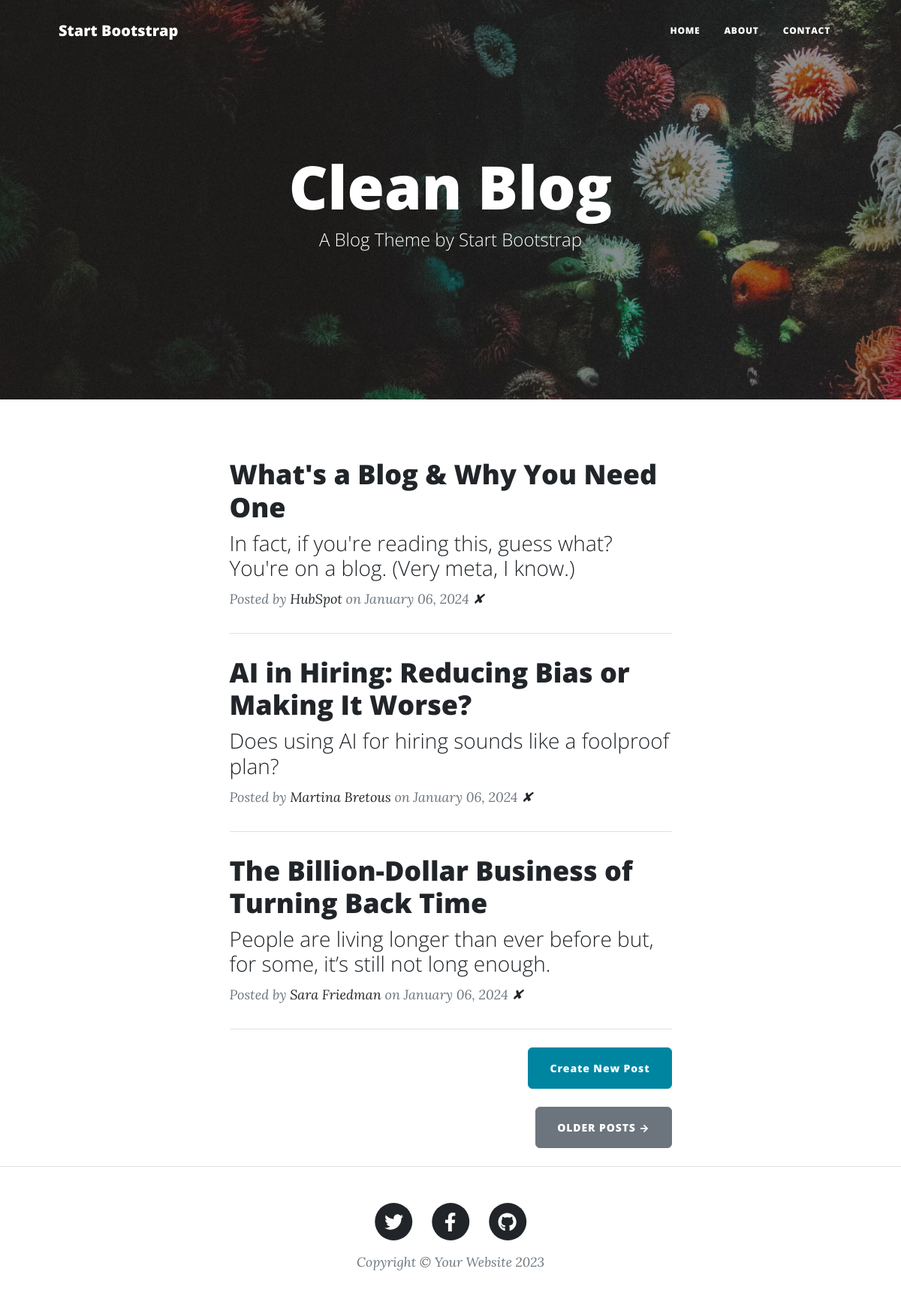
The page / on the database its author committed.
### main.py (models this page shows)
class BlogPost(db.Model):
    id = db.Column(db.Integer, primary_key=True)
    title = db.Column(db.String(250), unique=True, nullable=False)
    subtitle = db.Column(db.String(250), nullable=False)
    date = db.Column(db.String(250), nullable=False)
    body = db.Column(db.Text, nullable=False)
    author = db.Column(db.String(250), nullable=False)
    img_url = db.Column(db.String(250), nullable=False)

### main.py (the view)
@app.route('/', methods=['GET'])
def get_all_posts():
    result = db.session.execute(db.select(BlogPost))
    posts = result.scalars().all()
    return render_template("index.html", all_posts=posts)

### templates/index.html
{% include "header.html" %}
<header
  class="masthead"
  style="background-image: url('../static/assets/img/home-bg.jpg')"
>
  <div class="container position-relative px-4 px-lg-5">
    <div class="row gx-4 gx-lg-5 justify-content-center">
      <div class="col-md-10 col-lg-8 col-xl-7">
        <div class="site-heading">
          <h1>Clean Blog</h1>
          <span class="subheading">A Blog Theme by Start Bootstrap</span>
        </div>
      </div>
    </div>
  </div>
</header>
<div class="container px-4 px-lg-5">
  <div class="row gx-4 gx-lg-5 justify-content-center">
    <div class="col-md-10 col-lg-8 col-xl-7">
      {% for post in all_posts %}
      <div class="post-preview">
        <a href="{{ url_for('show_post', post_id=post.id) }}">
          <h2 class="post-title">{{ post.title }}</h2>
          <h3 class="post-subtitle">{{ post.subtitle }}</h3>
        </a>
        <p class="post-meta">
          Posted by
          <a href="#">{{post.author}}</a>
          on {{post.date}} <a href="{{ url_for('delete_post', post_id=post.id)}}"> ✘ </a>
        </p>
      </div>
      <hr class="my-4" />
      {% endfor %}
      <div class="d-flex justify-content-end mb-4">
        <a
          class="btn btn-primary float-right"
          href="{{ url_for('new_blog') }}"
          >Create New Post</a
        >
      </div>
      <div class="d-flex justify-content-end mb-4">
        <a class="btn btn-secondary text-uppercase" href="#!">Older Posts →</a>
      </div>
    </div>
  </div>
</div>
{% include "footer.html" %}

### templates/header.html (shortened to what this page needs)
<!DOCTYPE html>
<html lang="en">
  <head>
    {% block styles %}
    {{ bootstrap.load_css() }}
    <link
      href="{{ url_for('static', filename='css/styles.css') }}"
      rel="stylesheet"
    />
    {% endblock %}
  </head>
  <body>
    <nav class="navbar navbar-expand-lg navbar-light" id="mainNav">
      <div class="container px-4 px-lg-5">
        <a class="navbar-brand" href="/">Start Bootstrap</a>
        <div class="collapse navbar-collapse" id="navbarResponsive">
          <ul class="navbar-nav ms-auto py-4 py-lg-0">
            <li class="nav-item">
              <a
                class="nav-link px-lg-3 py-3 py-lg-4"
                href="{{ url_for('get_all_posts') }}"
                >Home</a
              >
            </li>
            <li class="nav-item">
              <a
                class="nav-link px-lg-3 py-3 py-lg-4"
                href="{{ url_for('about') }}"
                >About</a
              >
            </li>
            <li class="nav-item">
              <a
                class="nav-link px-lg-3 py-3 py-lg-4"
                href="{{ url_for('contact') }}"
                >Contact</a
              >
            </li>
          </ul>
        </div>
      </div>
    </nav>

### templates/footer.html (shortened to what this page needs)
        <footer class="border-top">
          <div class="container px-4 px-lg-5">
              <div class="row gx-4 gx-lg-5 justify-content-center">
                  <div class="col-md-10 col-lg-8 col-xl-7">
                      <ul class="list-inline text-center">
                          <li class="list-inline-item">
                              <a href="#!">
                                  <span class="fa-stack fa-lg">
                                      <i class="fas fa-circle fa-stack-2x"></i>
                                      <i class="fab fa-twitter fa-stack-1x fa-inverse"></i>
                                  </span>
                              </a>
                          </li>
                          <li class="list-inline-item">
                              <a href="#!">
                                  <span class="fa-stack fa-lg">
                                      <i class="fas fa-circle fa-stack-2x"></i>
                                      <i class="fab fa-facebook-f fa-stack-1x fa-inverse"></i>
                                  </span>
                              </a>
                          </li>
                          <li class="list-inline-item">
                              <a href="#!">
                                  <span class="fa-stack fa-lg">
                                      <i class="fas fa-circle fa-stack-2x"></i>
                                      <i class="fab fa-github fa-stack-1x fa-inverse"></i>
                                  </span>
                              </a>
                          </li>
                      </ul>
                      <div class="small text-center text-muted fst-italic">Copyright &copy; Your Website 2023</div>
                  </div>
              </div>
          </div>
      </footer>
  </body>
</html>

### rows shown on the page
BlogPost: title "What's a Blog & Why You Need One", subtitle "In fact, if you're reading this, guess what? You're on a blog. (Very meta, I know.)", author "HubSpot", date "January 06, 2024"
BlogPost: title "AI in Hiring: Reducing Bias or Making It Worse?", subtitle "Does using AI for hiring sounds like a foolproof plan?", author "Martina Bretous", date "January 06, 2024"
BlogPost: title "The Billion-Dollar Business of Turning Back Time", subtitle "People are living longer than ever before but, for some, it’s still not long enough.", author "Sara Friedman", date "January 06, 2024"
